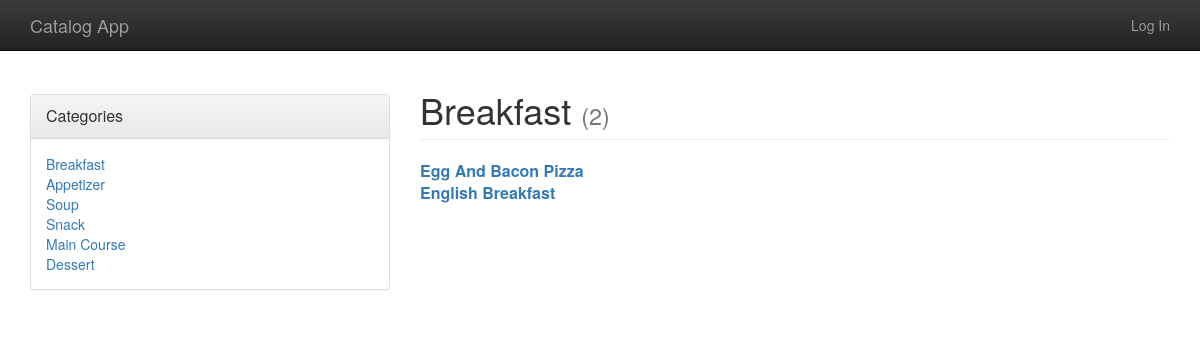
The app's page /category/Breakfast/items with its own data.
### catalog/models.py (models this page shows, shortened)
class Category(Base):
    __tablename__ = 'category'
    id = Column(Integer, primary_key=True)
    name = Column(String(250), nullable=False, unique=True)
    user_id = Column(Integer, ForeignKey('user.id'))
    user = relationship(User)
    items = relationship("Item", cascade="all,delete", backref="category")

class Item(Base):
    __tablename__ = 'item'
    id = Column(Integer, primary_key=True)
    name = Column(String(250), nullable=False, unique=True)
    description = Column(String(1000))
    pub_date = Column(DateTime)
    image = Column(String(250))
    category_id = Column(Integer, ForeignKey('category.id'))
    user_id = Column(Integer, ForeignKey('user.id'))
    user = relationship(User)

### catalog/views.py (the view)
@app.route('/category/<name>/')
@app.route('/category/<name>/items')
def category(name):
    categories = db_session.query(Category).all()
    category = db_session.query(Category).filter_by(name=name).first()
    if category is None:
        abort(404)
    return render_template('category.html',
                           categories=categories,
                           category=category,
                           items=category.items)

### catalog/templates/category.html (shortened to what this page needs)
{% extends "base.html" %}
{% block content %}
<div class="row">
    <div class="col-sm-4">
        {% include "categories.html" %}
    </div>
    <div class="col-sm-8">
        <div class="page-header">
            <span class="h1">
                {{ category.name }}
                {% if items %}
                <span id="item-count" class="small">({{items|count}})</span>
                {% endif %}
            </span>
        </div>
        {% if items %}
        {% for item in items %}
        <div>
            <strong><a href="{{url_for('item', name = item.name)}}" class="font-larger">{{item.name}}</a></strong>
        </div>
        {% endfor %}
        {% endif %}
    </div>
</div>
{% endblock %}

### catalog/templates/categories.html (shortened to what this page needs)
<div class="panel panel-default margin-top">
    <div class="panel-heading">
        <span class="panel-title">Categories</span>
    </div>
    <div class="panel-body">
        {% if categories %}
        {% for category in categories %}
        <div><a href="{{url_for('category', name = category.name)}}">{{category.name}}</a></div>
        {% endfor %}
        {% else %}
        <div>Sign in and add some categories.</div>
        {% endif %}
    </div>
</div>

### catalog/static/styles.css (style rules this page uses)
body { padding-top: 50px; }
.margin-top { margin-top: 44px; }
.font-larger { font-size:16px; }

### records on screen
Category: name "Breakfast"
Category: name "Appetizer"
Category: name "Soup"
Category: name "Snack"
Category: name "Main Course"
Category: name "Dessert"
Item: name "Egg And Bacon Pizza"
Item: name "English Breakfast"

### other values on screen
{{ items|count }} "2"
